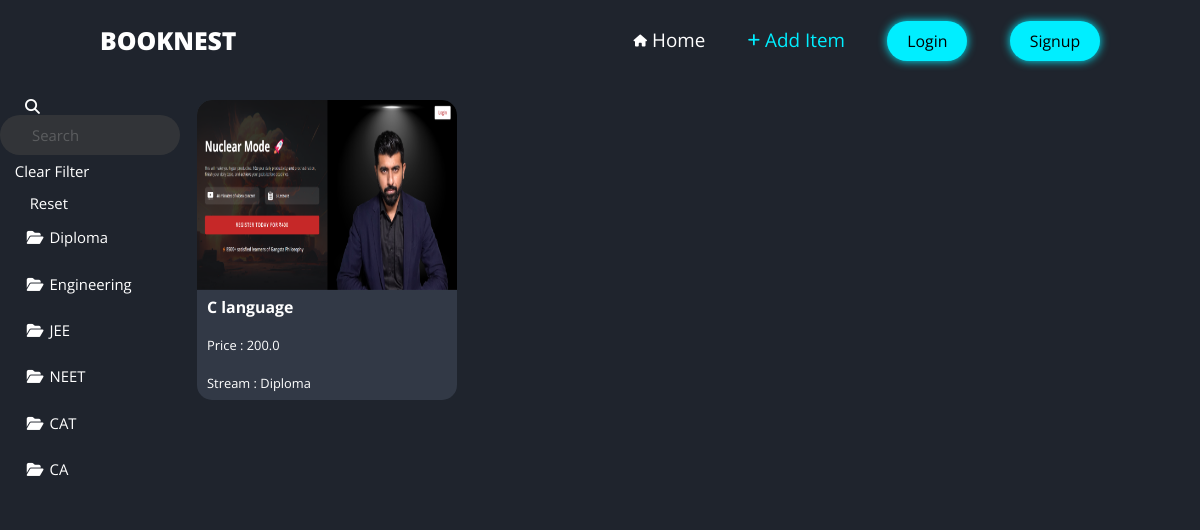
/item/browse/?=query=&category=1, run on an earlier commit of the app's database.
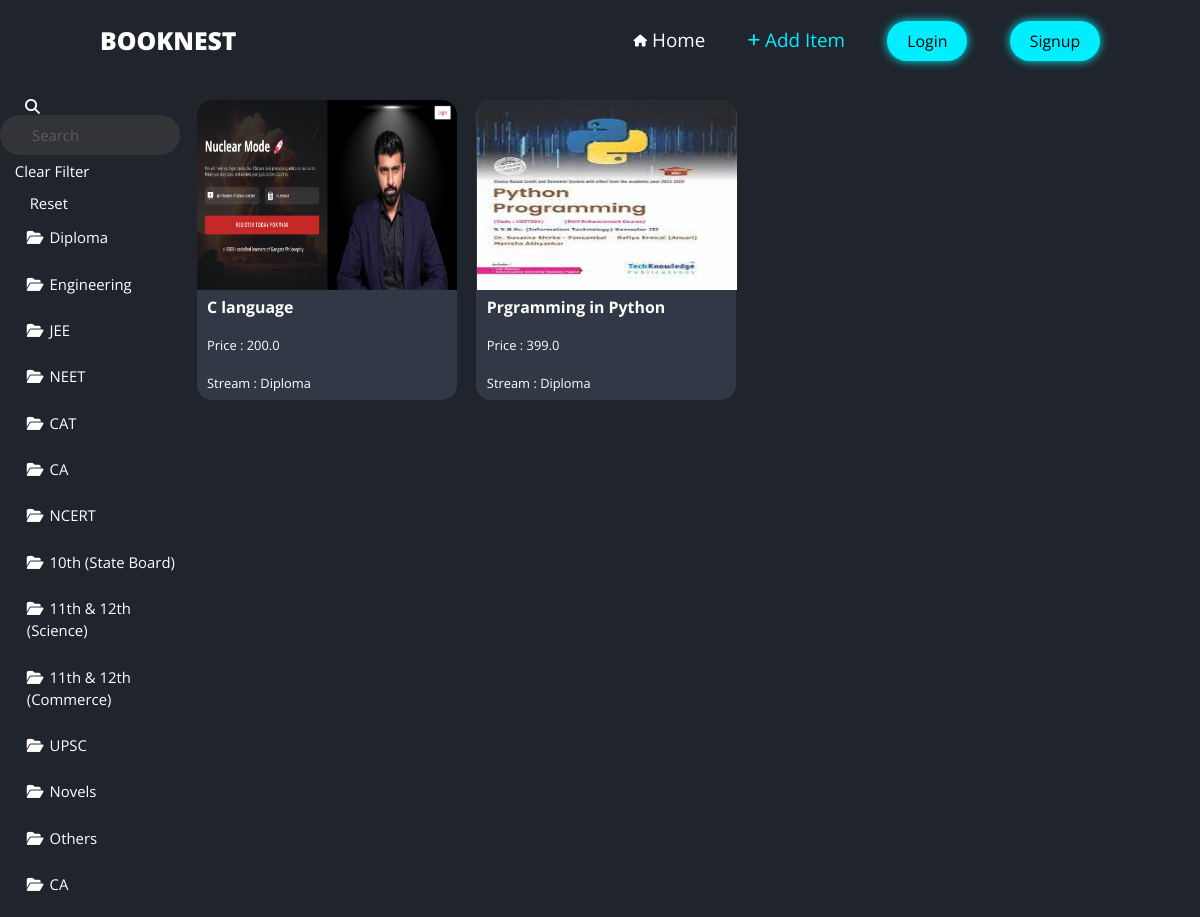
And on a later commit of the database.
### item/models.py (models this page shows, shortened)
class Category(models.Model):
    name=models.CharField(max_length=100)
    def __str__(self):
        return self.name

class Items(models.Model):
    category =  models.ForeignKey(Category,related_name="items",on_delete=models.CASCADE)
    publication = models.CharField(max_length=30)
    is_combo = models.BooleanField(default=False)
    book_name = models.CharField(max_length=255)
    description = models.TextField(null=True, blank=True)
    price = models.FloatField()
    image = models.ImageField(upload_to="item_images",blank=True,null=True)
    is_sold = models.BooleanField(default=False)
    created_by = models.ForeignKey(User ,related_name='items',on_delete=models.CASCADE)
    created_at = models.DateField(auto_now_add=True)

### item/views.py (the view)
# urls.py: path('',views.old_browse,name="browse"),
def browse(request):
    items = Items.objects.filter(is_sold=False)
    categories = Category.objects.all()
    category_id = request.GET.get('category' , 0)
    query = request.GET.get('query','')
    if category_id:
        items = items.filter(category_id=category_id)
    if query:
        items = items.filter(Q(book_name__icontains=query) | Q(description__icontains=query) | Q(publication__icontains=query))
    return render(request,'item/browse.html',{'item':items,'query':query , 'categories':categories ,'category_id':int(category_id)})

### item/templates/item/browse.html (shortened to what this page needs)
{% load static %}
<html>
    <head>
        <link href="https://cdn.jsdelivr.net/npm/bootstrap@5.3.0/dist/css/bootstrap.min.css" rel="stylesheet" ="sha384-9ndCyUaIbzAi2FUVXJi0CjmCapSmO7SnpJef0486qhLnuZ2cdeRhO02iuK6FUUVM">
        <link rel="stylesheet" href="{% static "browse.css" %}">
        <link rel="stylesheet" href="https://cdnjs.cloudflare.com/ajax/libs/font-awesome/6.4.0/css/all.min.css" />
    </head>
    <body>
        <nav class="sticky-top">
			<label class="logo"><a href="/home"><b>BOOKNEST</b></a></label>
			<ul>
				<li><a href="/home.html"><i class="fa-solid fa-house"></i>Home</a></li>
				<li><a href="/item/new" class="active"><i class="fa-solid fa-plus" style="font-size:14px;"></i>Add Item</a></li>
                {% if request.user.is_authenticated %}
				<li><a href="/dashboard"><i class="fa-solid fa-user"></i>Profile</a></li>
                <li><a href="#"><button>Inbox</button></a></li>
				<li><a href="/logout"><button>Logout</button></a></li>
                {% else %}
                <li><a href="/login"><button>Login</button></a></li>
				<li><a href="/signup"><button>Signup</button></a></li>
                {% endif %}
			</ul>
		</nav>
        <section class="books" id="books">
            <div class="row" style="width:100%;">
                <div class="col col-sm-3" id="sidecol">
                    <form action="/item/browse" method="get">
                        <i class="fa-solid fa-magnifying-glass" id="searchicon" style="color: white;"></i>
                        <input type="text" placeholder="Search" value="{{query}}" name="query" id="search">
                    </form>
                    <div id="list">
                        <ul>
                            <p class="font-semibold">Clear Filter</p>
                            <ul>
                                <li><a href="/item/browse">Reset</a></li>
                            </ul>
                            {% for cat in categories %}
                            <a href="/item/browse/?=query={{query}}&category={{cat.id}}"><li><i class="fa-solid fa-folder-open"></i>{{cat.name}}</li></a>
                            {% endfor %}
                        </ul>
                    </div>
                </div>
                <div class="col" id="col2">
                    {% if item.exists %}
                    <div class="row">
                        {% for item in item %}
                        <div class="col col-md-5 cardcols">
                            <a href="/item/browse/{{item.id}}"><img src="{{item.image.url}}"></a>
                            <a href="/item/browse/{{item.id}}" class="blabels">
                                <p class="b_title">{{item.book_name}}</p>
                                <p class="b_info">Price : {{item.price}}</p>
                                <p class="b_info">Stream : {{item.category}}</p>
                            </a>
                        </div>
                        {% endfor %}
                    </div>
                    {% else %}
                    <h2>No Items Here 🤐🥹</h2>
                    {% endif %}
                </div>
            </div>
        </section>
    </body>
</html>

### static/browse.css (style rules this page uses)
* { margin:0; padding:0; box-sizing: border-box; text-decoration: none; border:none; outline:none; scroll-behavior: smooth; font-family:'Open Sans',sans-serif; }
:root { --bg-color:#1f242d; --second-bg-color: #323946; --text-color: #fff; --main-color: #0ef; }
html { font-size: 62%; overflow-x: hidden; }
body { background:#1f242d; color:#fff; }
nav { margin-bottom: 20px; background-color: #1f242d; }
nav ul { float:right; list-style-type:none; padding-right:80px; }
label.logo a { text-decoration: none; font-size:2.5rem; color:#fff; font-weight:600; margin:0 100px; line-height:80px; color:#fff; }
nav ul li { display:inline-block; line-height:80px; }
nav ul li a { text-decoration:none; color:#fff; font-size:1.9rem; padding: 8px 20px; }
nav ul li a i { position: relative; top:-2px; margin-right: 5px; padding-bottom: 1rem; line-height: 0.8; font-size: 12px; }
nav ul li a button { border-radius: 20px; background: #0ef; font-size: 1.6rem; box-shadow: 0 0 1rem #0ef; padding: 0rem 2rem; line-height: 40px; color: black; }
nav ul li a:hover, nav ul li a.active { color: #0ef; }
section #sidecol { background-color: #1f242d; color: #fff; font-size: 1.5rem; width:17%; animation-name: fade; animation-duration: 4s; }
#list { width:220px; background-color: #1f242d; color: #fff; }
section ul { list-style-type: none; margin-left: -5px; }
section ul a li { display: block; padding:12px; align-items: center; width: 180px; }
section ul a { color: #fff; text-decoration: none; }
section ul i { margin-right: 6px; }
section i { margin-right: 3px; }
section #search { color: #fff; border-radius: 20px; background-color: #3b3c3d; opacity: 70%; padding-left:32px; padding-right:10px; width:180px; height:40px; margin-bottom: 5px; margin-left:0px; }
section .col .row .cardcols { height:300px; width:260px; border-radius: 15px; background-color: #323946; margin-right: 2rem; margin-bottom: 2rem; animation-name: fade; animation-duration: 4s; }
section img { position: relative; left: -7px; border-radius: 15px 15px 0px 0px; padding-left: -5px; height:190px; width:260px; }
section p.b_title { font-size: 1.6rem; font-weight: 700; }
section p.b_info { font-size: 1.3rem; }
section .blabels { color:#fff; display: block; width:250px; margin-top: 3px; margin-left: 3px; text-decoration: none; line-height: 28px; }
section #searchicon { position: relative; left:25px; color: #9a9da0; }

What changed in the data, as far as the page shows it:
added Category: name "NCERT"
added Category: name "10th (State Board)"
added Category: name "11th & 12th (Science)"
added Category: name "11th & 12th (Commerce)"
added Category: name "UPSC"
added Category: name "Novels"
added Category: name "Others"
added Category: name "CA"
added Items: image (picture), book_name "Prgramming in Python", price "399.0", category "Diploma"
